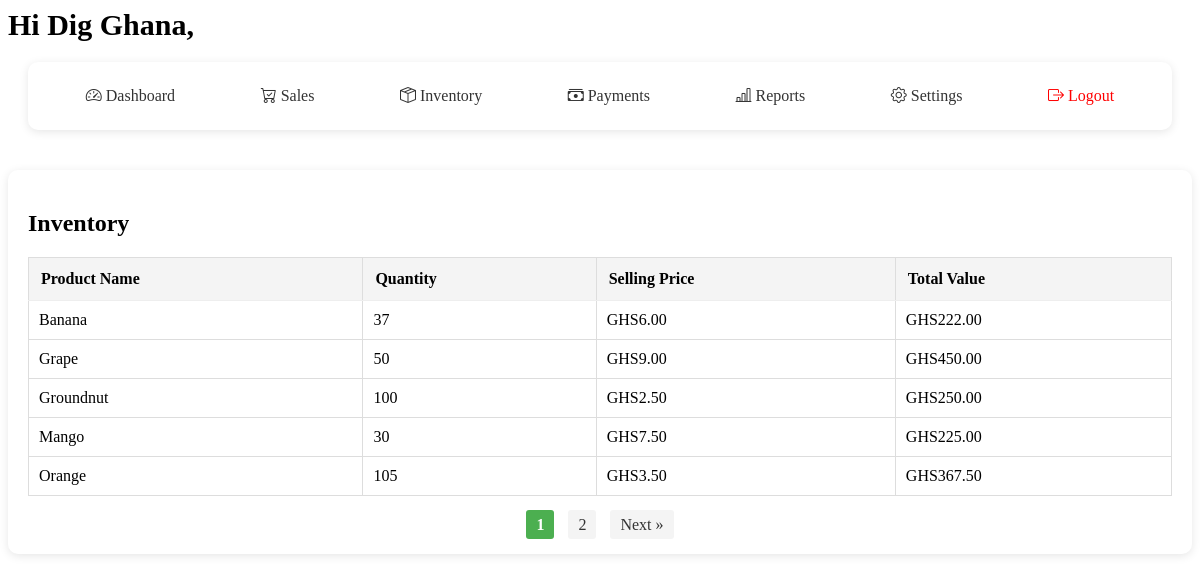
The page /inventory (signed in) on the database its author committed.
### models/user.py (models this page shows, shortened)
class User(UserMixin, db.Model):
    __tablename__ = 'users'
    id = db.Column(db.Integer, primary_key=True)
    business_name = db.Column(db.String(100))
    name = db.Column(db.String(100), nullable=False)
    email = db.Column(db.String(120), unique=True, nullable=False)
    password_hash = db.Column(db.String(200))
    created_at = db.Column(db.DateTime, default=datetime.utcnow)
    currency_code = db.Column(db.String(5), default='GHS')  # e.g., 'GHS', 'USD', etc.
    logo_path = db.Column(db.String(255))
    products = db.relationship('Product', backref='user', lazy=True, cascade='all, delete-orphan')
    sales = db.relationship('Sale', backref='user', lazy=True, cascade='all, delete-orphan')
    payments = db.relationship('Payment', backref='user', lazy=True, cascade='all, delete-orphan')

### models/product.py (models this page shows, shortened)
class Product(db.Model):
    __tablename__ = 'products'
    id = db.Column(db.Integer, primary_key=True)
    name = db.Column(db.String(100), nullable=False, unique=True)  # Added unique constraint
    quantity = db.Column(db.Integer, default=0)
    cost_price = db.Column(db.Float, nullable=False)
    selling_price = db.Column(db.Float, nullable=False)
    profit_margin = db.Column(db.Float)
    min_stock_level = db.Column(db.Integer, default=10)
    created_at = db.Column(db.DateTime, default=datetime.utcnow)  # Renamed from created_at
    updated_at = db.Column(db.DateTime, default=datetime.utcnow, onupdate=datetime.utcnow)
    price = db.Column(db.Float)
    user_id = db.Column(db.Integer, db.ForeignKey('users.id'), nullable=False)
    sales = db.relationship('Sale', backref='product', lazy=True, cascade='all, delete-orphan')
    payments = db.relationship('Payment', backref='product', lazy=True)
    costs = db.relationship('ProductCost', backref='product', lazy=True)
    class ProductCost(db.Model):
        __tablename__ = 'product_costs'
        id = db.Column(db.Integer, primary_key=True)
        product_id = db.Column(db.Integer, db.ForeignKey('products.id'), nullable=False)
        cost_type = db.Column(db.String(50), nullable=False)  # e.g., 'purchase', 'transport', 'storage'
        amount = db.Column(db.Float, nullable=False)
        description = db.Column(db.String(200))
        date = db.Column(db.DateTime, default=datetime.utcnow)
        user_id = db.Column(db.Integer, db.ForeignKey('users.id'), nullable=False)

### app.py (the view)
@app.route('/inventory')
@login_required
def inventory():
    page = request.args.get('page', 1, type=int)
    per_page = 5
    products_query = Product.query.filter_by(user_id=current_user.id).filter(Product.quantity > 0)
    pagination = products_query.order_by(Product.name).paginate(page=page, per_page=per_page, error_out=False)
    return render_template(
        'inventory.html',
        products=pagination.items,
        pagination=pagination
    )

### app.py (called while the page is built)
@app.template_filter('currency')
def format_currency_filter(value, currency=None):
    if not value:
        return ''
    if not currency:
        currency = getattr(current_user, 'currency_code', 'GHS')  # ✅ Correct field
    try:
        return format_currency(value, currency, locale='en')
    except:
        return f"{currency} {value:,.2f}"

@app.before_request
def load_user():
    if 'user_id' in session:
        g.user = db.session.get(User, session['user_id'])

@login_manager.user_loader
def load_user(user_id):
    return User.query.get(int(user_id))  # assuming you're using SQLAlchemy and User has an id

@app.context_processor
def inject_user():
    return dict(current_user=current_user)

### templates/inventory.html (shortened to what this page needs)
<!DOCTYPE html>
<html lang="en">
<head>
  <link rel="stylesheet" href="{{ url_for('static', filename='css/inventory.css') }}">
  <link rel="stylesheet" href="https://cdn.jsdelivr.net/npm/bootstrap-icons@1.10.5/font/bootstrap-icons.css">
</head>
<body>
  <span style="font-weight: bold; font-size: 30px; text-align: center;">
                    {% if current_user.is_authenticated and current_user.business_name %}
                                   Hi {{ current_user.business_name }},
                    {% else %}
                        AKONTABU
                    {% endif %}
  </span>
  <div class="inventory-container">
    <div class="nav-bar">
      <div class="nav-links">
        <a href="{{ url_for('dashboard') }}" class="nav-link"><i class="bi bi-speedometer2"></i> Dashboard</a>
        <a href="{{ url_for('sales') }}" class="nav-link"><i class="bi bi-cart-check"></i> Sales</a>
        <a href="{{ url_for('inventory') }}" class="nav-link"><i class="bi bi-box-seam"></i> Inventory</a>
        <a href="{{ url_for('payments') }}" class="nav-link"><i class="bi bi-cash-stack"></i> Payments</a>
        <a href="{{ url_for('reports') }}" class="nav-link"><i class="bi bi-bar-chart-line"></i> Reports</a>
        <a href="{{ url_for('settings') }}" class="nav-link"><i class="bi bi-gear"></i> Settings</a>
        <a href="{{ url_for('logout') }}" class="nav-link" style="color:red;"><i class="bi bi-box-arrow-right"></i> Logout</a>
      </div>
    </div>
  </div>
  <div class="Inventory-grid">
    <h2>Inventory</h2>
    <table class="inventory-table">
      <thead>
        <tr>
          <th>Product Name</th>
          <th>Quantity</th>
          <th>Selling Price</th>
          <th>Total Value</th>
        </tr>
      </thead>
      <tbody>
        {% if products %}
          {% for product in products %}
            <tr>
              <td>{{ product.name }}</td>
              <td>{{ product.quantity }}</td>
              <td>{{ product.selling_price | currency }}</td>
              <td>{{ (product.quantity * product.selling_price) | currency }}</td>
            </tr>
          {% endfor %}
        {% else %}
          <tr><td colspan="5" style="text-align: center; color: #888;">No products available.</td></tr>
        {% endif %}
      </tbody>
    </table>
    {% if pagination %}
      <div class="pagination" style="text-align: center; margin-top: 20px;">
        {% if pagination.pages > 1 %}
          {% for p in pagination.iter_pages(left_edge=1, right_edge=1, left_current=1, right_current=1) %}
            {% if p %}
              {% if p == pagination.page %}
                <strong>{{ p }}</strong>
              {% else %}
                <a href="{{ url_for('inventory', page=p) }}">{{ p }}</a>
              {% endif %}
            {% else %}
              …
            {% endif %}
          {% endfor %}
          {% if pagination.has_next %}
            <a href="{{ url_for('inventory', page=pagination.next_num) }}">Next »</a>
          {% endif %}
        {% endif %}
    </div>
  {% endif %}
</body>
</html>

### static/css/inventory.css (style rules this page uses)
table { width: 100%; border-collapse: collapse; }
th, td { padding: 10px; border: 1px solid #ddd; text-align: left; }
th { background-color: #f4f4f4; }
.pagination a, .pagination strong { margin: 0 5px; padding: 6px 10px; text-decoration: none; border-radius: 3px; }
.pagination a { background: #f4f4f4; color: #333; }
.pagination strong { background: #4CAF50; color: white; }
.inventory-container { max-width: 1200px; margin: auto; padding: 20px; }
.Inventory-grid { max-width: 1200px; margin: auto; padding: 20px; box-sizing: border-box; border-radius: 10px; box-shadow: 0 2px 10px rgba(0,0,0,0.1); }
.nav-bar { background: #fff; padding: 15px; border-radius: 10px; box-shadow: 0 2px 10px rgba(0,0,0,0.1); margin-bottom: 20px; }
.nav-links { display: flex; justify-content: space-around; }
.nav-link { text-decoration: none; color: #333; padding: 10px 20px; border-radius: 5px; transition: background 0.3s ease; }
.inventory-table { width: 100%; border-collapse: collapse; }
.inventory-table th, .payment-table td { padding: 12px; border-bottom: 1px solid #eee; text-align: left; }

### rows shown on the page
User: business_name "Dig Ghana"
Product: name "Banana", quantity "37", selling_price "GHS6.00", (product.quantity*product.selling_price)|currency "GHS222.00"
Product: name "Grape", quantity "50", selling_price "GHS9.00", (product.quantity*product.selling_price)|currency "GHS450.00"
Product: name "Groundnut", quantity "100", selling_price "GHS2.50", (product.quantity*product.selling_price)|currency "GHS250.00"
Product: name "Mango", quantity "30", selling_price "GHS7.50", (product.quantity*product.selling_price)|currency "GHS225.00"
Product: name "Orange", quantity "105", selling_price "GHS3.50", (product.quantity*product.selling_price)|currency "GHS367.50"

### other values the page prints
{{ p }} "1"
{{ p }} "2"
